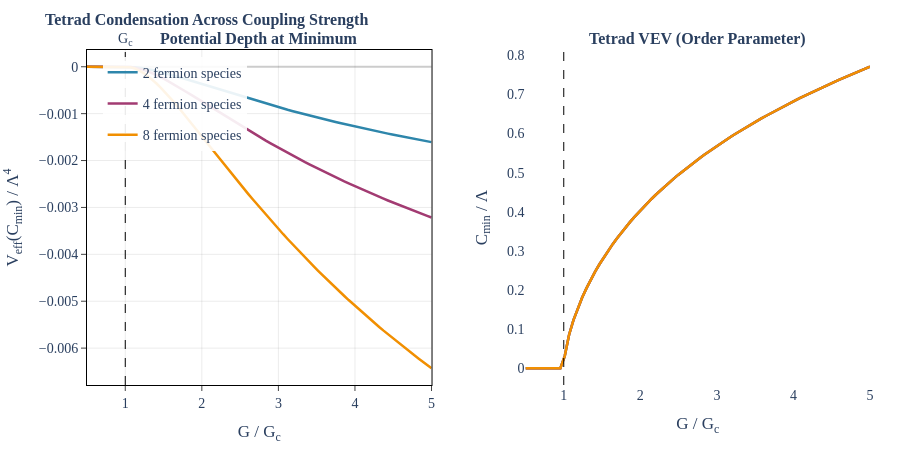

The cell this chart's notebook holds for it:
### Markdown cell above
## Step 5: How Coupling Strength Affects the Result

### Code cell
# viz-ref: fig_adw_coupling_scan
from src.core.visualizations import fig_adw_coupling_scan

fig_adw_coupling_scan(stakeholder=True).show()
